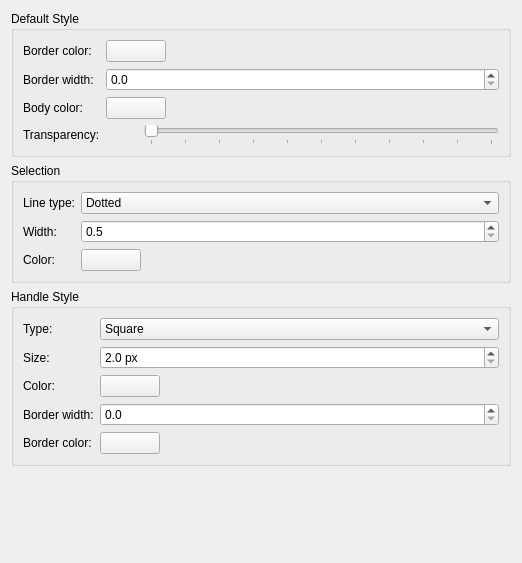
      <widget class="QWidget" name="shapesTab">
       <property name="geometry">
        <rect>
         <x>0</x>
         <y>0</y>
         <width>522</width>
         <height>563</height>
        </rect>
       </property>
       <layout class="QVBoxLayout" name="shapesLayout">
        <item>
         <widget class="QGroupBox" name="defaultStyleGroup">
          <property name="toolTip">
           <string>Applied to every newly created shape; doesn't affect shapes that already exist.</string>
          </property>
          <property name="title">
           <string>Default Style</string>
          </property>
          <layout class="QFormLayout" name="defaultStyleGroupForm">
           <item row="0" column="0">
            <widget class="QLabel" name="defaultBorderColorButton_label">
             <property name="text">
              <string>Border color:</string>
             </property>
            </widget>
           </item>
           <item row="0" column="1">
            <widget class="QToolButton" name="defaultBorderColorButton">
             <property name="minimumSize">
              <size>
               <width>60</width>
               <height>22</height>
              </size>
             </property>
             <property name="maximumSize">
              <size>
               <width>60</width>
               <height>22</height>
              </size>
             </property>
            </widget>
           </item>
           <item row="1" column="0">
            <widget class="QLabel" name="defaultBorderWidth_label">
             <property name="text">
              <string>Border width:</string>
             </property>
            </widget>
           </item>
           <item row="1" column="1">
            <widget class="QDoubleSpinBox" name="defaultBorderWidth">
             <property name="decimals">
              <number>1</number>
             </property>
             <property name="minimum">
              <double>0.000000000000000</double>
             </property>
             <property name="maximum">
              <double>100.000000000000000</double>
             </property>
             <property name="singleStep">
              <double>0.500000000000000</double>
             </property>
            </widget>
           </item>
           <item row="2" column="0">
            <widget class="QLabel" name="defaultBodyColorButton_label">
             <property name="text">
              <string>Body color:</string>
             </property>
            </widget>
           </item>
           <item row="2" column="1">
            <widget class="QToolButton" name="defaultBodyColorButton">
             <property name="minimumSize">
              <size>
               <width>60</width>
               <height>22</height>
              </size>
             </property>
             <property name="maximumSize">
              <size>
               <width>60</width>
               <height>22</height>
              </size>
             </property>
            </widget>
           </item>
           <item row="3" column="0">
            <widget class="QLabel" name="defaultStyleGroup_row3_label">
             <property name="text">
              <string>Transparency:</string>
             </property>
            </widget>
           </item>
           <item row="3" column="1">
            <widget class="QWidget" name="defaultTransparencyContainer" native="true">
             <layout class="QHBoxLayout" name="defaultTransparencyLayout">
              <property name="spacing">
               <number>6</number>
              </property>
              <property name="leftMargin">
               <number>0</number>
              </property>
              <property name="topMargin">
               <number>0</number>
              </property>
              <property name="rightMargin">
               <number>0</number>
              </property>
              <property name="bottomMargin">
               <number>0</number>
              </property>
              <item>
               <widget class="QLabel" name="defaultTransparencyLabel">
                <property name="minimumSize">
                 <size>
                  <width>32</width>
                  <height>0</height>
                 </size>
                </property>
                <property name="text">
                 <string/>
                </property>
                <property name="alignment">
                 <set>Qt::AlignRight|Qt::AlignTrailing|Qt::AlignVCenter</set>
                </property>
               </widget>
              </item>
              <item>
               <widget class="QSlider" name="defaultTransparency">
                <property name="minimum">
                 <number>0</number>
                </property>
                <property name="maximum">
                 <number>100</number>
                </property>
                <property name="orientation">
                 <enum>Qt::Horizontal</enum>
                </property>
                <property name="tickPosition">
                 <enum>QSlider::TicksBelow</enum>
                </property>
                <property name="tickInterval">
                 <number>10</number>
                </property>
               </widget>
              </item>
             </layout>
            </widget>
           </item>
          </layout>
         </widget>
        </item>
        <item>
         <widget class="QGroupBox" name="shapeSelectionGroup">
          <property name="toolTip">
           <string>The dotted ring drawn just outside a shape's border while it is selected.</string>
          </property>
          <property name="title">
           <string>Selection</string>
          </property>
          <layout class="QFormLayout" name="shapeSelectionGroupForm">
           <item row="0" column="0">
            <widget class="QLabel" name="selectionLineStyle_label">
             <property name="text">
              <string>Line type:</string>
             </property>
            </widget>
           </item>
           <item row="0" column="1">
            <widget class="QComboBox" name="selectionLineStyle">
             <item>
              <property name="text">
               <string>Dotted</string>
              </property>
             </item>
             <item>
              <property name="text">
               <string>Dashed</string>
              </property>
             </item>
             <item>
              <property name="text">
               <string>Solid</string>
              </property>
             </item>
             <item>
              <property name="text">
               <string>Dash-Dot</string>
              </property>
             </item>
            </widget>
           </item>
           <item row="1" column="0">
            <widget class="QLabel" name="selectionLineWidth_label">
             <property name="text">
              <string>Width:</string>
             </property>
            </widget>
           </item>
           <item row="1" column="1">
            <widget class="QDoubleSpinBox" name="selectionLineWidth">
             <property name="decimals">
              <number>1</number>
             </property>
             <property name="minimum">
              <double>0.500000000000000</double>
             </property>
             <property name="maximum">
              <double>20.000000000000000</double>
             </property>
             <property name="singleStep">
              <double>0.500000000000000</double>
             </property>
            </widget>
           </item>
           <item row="2" column="0">
            <widget class="QLabel" name="selectionColorButton_label">
             <property name="text">
              <string>Color:</string>
             </property>
            </widget>
           </item>
           <item row="2" column="1">
            <widget class="QToolButton" name="selectionColorButton">
             <property name="minimumSize">
              <size>
               <width>60</width>
               <height>22</height>
              </size>
             </property>
             <property name="maximumSize">
              <size>
               <width>60</width>
               <height>22</height>
              </size>
             </property>
            </widget>
           </item>
          </layout>
         </widget>
        </item>
        <item>
         <widget class="QGroupBox" name="handleStyleGroup">
          <property name="toolTip">
           <string>The scale handles drawn around a shape's edges/corners while it is selected.</string>
          </property>
          <property name="title">
           <string>Handle Style</string>
          </property>
          <layout class="QFormLayout" name="handleStyleGroupForm">
           <item row="0" column="0">
            <widget class="QLabel" name="handleShape_label">
             <property name="text">
              <string>Type:</string>
             </property>
            </widget>
           </item>
           <item row="0" column="1">
            <widget class="QComboBox" name="handleShape">
             <item>
              <property name="text">
               <string>Square</string>
              </property>
             </item>
             <item>
              <property name="text">
               <string>Circle</string>
              </property>
             </item>
            </widget>
           </item>
           <item row="1" column="0">
            <widget class="QLabel" name="handleSize_label">
             <property name="text">
              <string>Size:</string>
             </property>
            </widget>
           </item>
           <item row="1" column="1">
            <widget class="QDoubleSpinBox" name="handleSize">
             <property name="suffix">
              <string> px</string>
             </property>
             <property name="decimals">
              <number>1</number>
             </property>
             <property name="minimum">
              <double>2.000000000000000</double>
             </property>
             <property name="maximum">
              <double>100.000000000000000</double>
             </property>
             <property name="singleStep">
              <double>1.000000000000000</double>
             </property>
            </widget>
           </item>
           <item row="2" column="0">
            <widget class="QLabel" name="handleColorButton_label">
             <property name="text">
              <string>Color:</string>
             </property>
            </widget>
           </item>
           <item row="2" column="1">
            <widget class="QToolButton" name="handleColorButton">
             <property name="minimumSize">
              <size>
               <width>60</width>
               <height>22</height>
              </size>
             </property>
             <property name="maximumSize">
              <size>
               <width>60</width>
               <height>22</height>
              </size>
             </property>
            </widget>
           </item>
           <item row="3" column="0">
            <widget class="QLabel" name="handleBorderWidth_label">
             <property name="text">
              <string>Border width:</string>
             </property>
            </widget>
           </item>
           <item row="3" column="1">
            <widget class="QDoubleSpinBox" name="handleBorderWidth">
             <property name="decimals">
              <number>1</number>
             </property>
             <property name="minimum">
              <double>0.000000000000000</double>
             </property>
             <property name="maximum">
              <double>20.000000000000000</double>
             </property>
             <property name="singleStep">
              <double>0.500000000000000</double>
             </property>
            </widget>
           </item>
           <item row="4" column="0">
            <widget class="QLabel" name="handleBorderColorButton_label">
             <property name="text">
              <string>Border color:</string>
             </property>
            </widget>
           </item>
           <item row="4" column="1">
            <widget class="QToolButton" name="handleBorderColorButton">
             <property name="minimumSize">
              <size>
               <width>60</width>
               <height>22</height>
              </size>
             </property>
             <property name="maximumSize">
              <size>
               <width>60</width>
               <height>22</height>
              </size>
             </property>
            </widget>
           </item>
          </layout>
         </widget>
        </item>
        <item>
         <spacer name="shapesSpacer">
          <property name="orientation">
           <enum>Qt::Vertical</enum>
          </property>
          <property name="sizeHint" stdset="0">
           <size>
            <width>0</width>
            <height>0</height>
           </size>
          </property>
         </spacer>
        </item>
       </layout>
      </widget>
